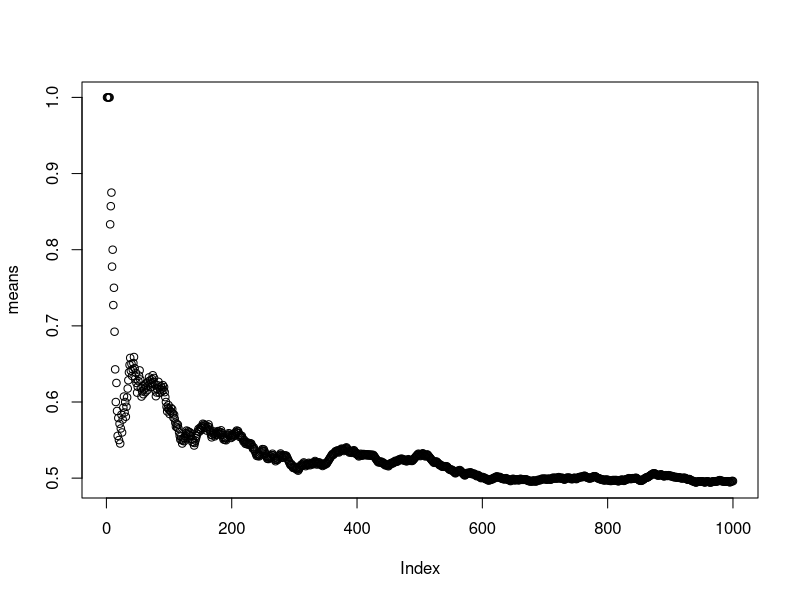

R code for this plot:
# more than 7 out of 8 kids are girls
pbinom(q=6,size=8,prob = 0.5,lower.tail = F) # we want the upper tail

# standard normal distribution: u=0, sd=1, v=1
# 1.28, 1.645, 1.96, 2.33 - 90th, 95th, 97.5th, 99th

qnorm(0.95,mean=0,sd=1)
pnorm(1.96,mean=0,sd=1,lower.tail=F)
pnorm(1160,mean=1020,sd=50,lower.tail=F)
# of (1160-1020)/50 = 2.8
pnorm(2.8,lower.tail=F)
qnorm(0.75,mean=1020,sd=50)

# Poisson Distribution, Used to model counts
# P(X = x, lambda) = (lambda**x * e**(-lambda)) / x!
# The number of people show up at a bus stop is Poisson distribution with mean of 2.5 per hour
# Watching 4 hours, what is the probability that 3 or fewer people show up for the whole time
ppois(3,lambda = 2.5*4)

# Asymptotics
# Law of Large Number
n = 1000
means = cumsum(rnorm(n))/(1:n)
means = cumsum(sample(0:1,n,replace = T))/(1:n)
plot(means)

# The CLT, the distribution of averages of iid variables (properly normalized) becomes that of a standard normal as the sample size increses
# roll n dice
0.56 + c(-1,1)*qnorm(0.975)*sqrt(0.56*0.44/100)
